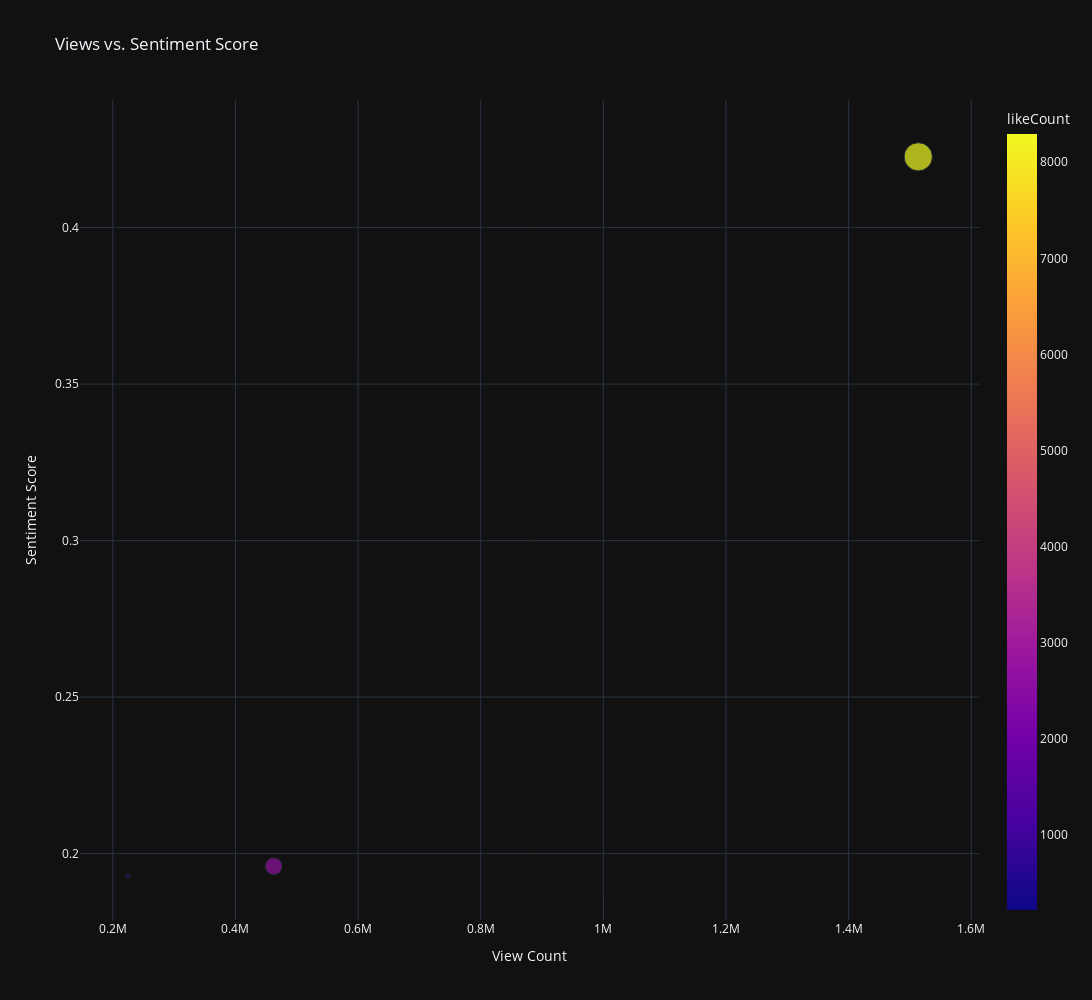

Notebook source saved alongside this figure:
### Code cell
# Scatter plot to explore correlation between sentiment score and view count.
fig = px.scatter(
    df,
    x='viewCount',
    y='sentimentScore',
    size='commentCount',
    color='likeCount',
    title='Views vs. Sentiment Score',
    labels={'viewCount': 'View Count', 'sentimentScore': 'Sentiment Score'},
    width = width,
    height = height,
    template = template
)
fig.show()

### Figure 1 — Plotly figure (JSON) as saved in the notebook; plotly's stock layout.template omitted (floating-point values rounded to 4 significant figures)
{"data": [{"hovertemplate": "View Count=%{x}<br>Sentiment Score=%{y}<br>commentCount=%{marker.size}<br>likeCount=%{marker.color}<extra></extra>", "legendgroup": "", "marker": {"color": [221, 8294, 2699], "coloraxis": "coloraxis", "size": [13, 681, 240], "sizemode": "area", "sizeref": 1.702, "symbol": "circle"}, "mode": "markers", "name": "", "orientation": "v", "showlegend": false, "type": "scatter", "x": [224709, 1513503, 462348], "xaxis": "x", "y": [0.1928, 0.4226, 0.196], "yaxis": "y"}], "layout": {"coloraxis": {"colorbar": {"title": {"text": "likeCount"}}, "colorscale": [[0, "#0d0887"], [0.1111, "#46039f"], [0.2222, "#7201a8"], [0.3333, "#9c179e"], [0.4444, "#bd3786"], [0.5556, "#d8576b"], [0.6667, "#ed7953"], [0.7778, "#fb9f3a"], [0.8889, "#fdca26"], [1, "#f0f921"]]}, "height": 1000, "legend": {"itemsizing": "constant", "tracegroupgap": 0}, "title": {"text": "Views vs. Sentiment Score"}, "width": 1600, "xaxis": {"anchor": "y", "domain": [0, 1], "title": {"text": "View Count"}}, "yaxis": {"anchor": "x", "domain": [0, 1], "title": {"text": "Sentiment Score"}}}}
